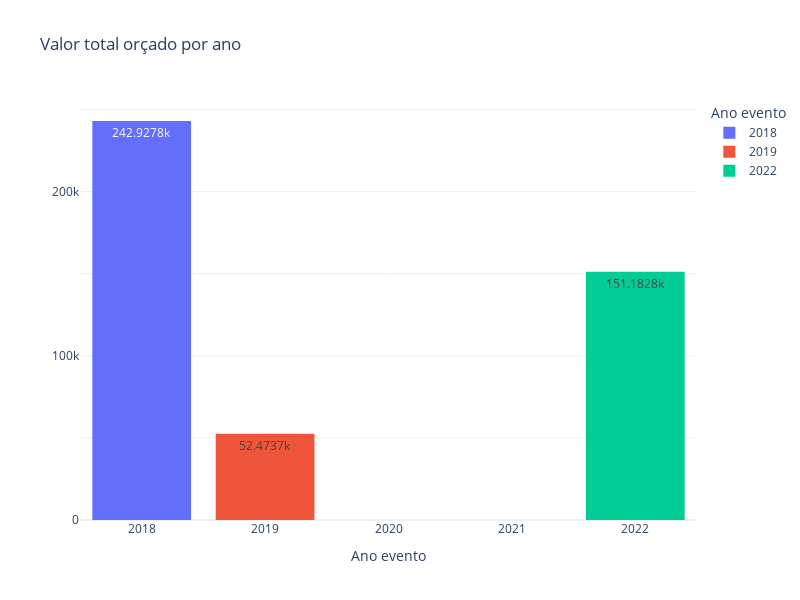

The notebook cell saved with this chart:
### Code cell
# fig = px.bar(df, x="ano_evento", y="valor_total", color="smoker", barmode="group")
fig = px.histogram(df, x="ano_evento", y="valor_total",
                   text_auto= True,
                   title= 'Valor total orçado por ano',
                   labels={'valor_total': 'Orçamentos', 'ano_evento': 'Ano evento'},
                   color= 'ano_evento')
fig.update_yaxes(title=None, ticklabelstep=2, showticklabels=True)
fig.update_layout(bargap=0.2)
fig.show()
fig.write_html("valor_ano.html")

### Figure 1 — Plotly figure (JSON) as saved in the notebook; plotly's stock layout.template omitted (floating-point values rounded to 4 significant figures)
{"data": [{"alignmentgroup": "True", "bingroup": "x", "histfunc": "sum", "hovertemplate": "Ano evento=%{x}<br>sum of Orçamentos=%{y}<extra></extra>", "legendgroup": "2018", "marker": {"color": "#636efa", "pattern": {"shape": ""}}, "name": "2018", "offsetgroup": "2018", "orientation": "v", "showlegend": true, "texttemplate": "%{value}", "type": "histogram", "x": [2018, 2018, 2018, 2018, 2018, 2018, 2018, 2018, 2018, 2018, 2018, 2018, 2018, 2018, 2018, 2018, 2018, 2018, 2018, 2018, 2018, 2018, 2018, 2018, 2018, 2018, 2018, 2018, 2018, 2018, 2018, 2018, 2018, 2018, 2018, 2018, 2018, 2018, 2018, 2018, 2018, 2018, 2018, 2018, 2018, 2018, 2018, 2018, 2018], "xaxis": "x", "y": [21450.0, 4631, 12100, 7214.0, 14125, 11505, 11710.0, 4830, 0, 11484, 3960, 5940, 4451, 7000, 6600, 0, 6613, 5510, 5940, 6518, 5750, 13650, 4950, 10500, 6320, 7100, 7920, 2520, 10090, 8712, 6336, 6245.0, 1255, 0, 0, 0, 0, 0, 0, 0, 0, 0, 0, 0, 0, 0, 0, 0, 0], "yaxis": "y"}, {"alignmentgroup": "True", "bingroup": "x", "histfunc": "sum", "hovertemplate": "Ano evento=%{x}<br>sum of Orçamentos=%{y}<extra></extra>", "legendgroup": "2019", "marker": {"color": "#EF553B", "pattern": {"shape": ""}}, "name": "2019", "offsetgroup": "2019", "orientation": "v", "showlegend": true, "texttemplate": "%{value}", "type": "histogram", "x": [2019, 2019, 2019, 2019, 2019, 2019, 2019, 2019, 2019, 2019, 2019, 2019, 2019, 2019, 2019, 2019, 2019], "xaxis": "x", "y": [5606.0, 6160, 16115, 7762.0, 9750, 0, 7080, 0, 0, 0, 0, 0, 0, 0, 0, 0, 0], "yaxis": "y"}, {"alignmentgroup": "True", "bingroup": "x", "histfunc": "sum", "hovertemplate": "Ano evento=%{x}<br>sum of Orçamentos=%{y}<extra></extra>", "legendgroup": "2022", "marker": {"color": "#00cc96", "pattern": {"shape": ""}}, "name": "2022", "offsetgroup": "2022", "orientation": "v", "showlegend": true, "texttemplate": "%{value}", "type": "histogram", "x": [2022, 2022, 2022, 2022, 2022, 2022, 2022, 2022, 2022, 2022, 2022, 2022, 2022, 2022, 2022, 2022, 2022, 2022, 2022, 2022, 2022, 2022, 2022, 2022, 2022, 2022, 2022, 2022, 2022, 2022, 2022, 2022, 2022, 2022], "xaxis": "x", "y": [0, 0, 9787, 6900, 4213, 0, 0, 0, 0, 9067.0, 7650, 5500, 12750, 4213, 6625, 6250, 3975, 4500, 6750, 5000, 4213, 4213, 22000, 0, 0, 5100, 5625, 4213, 4213, 0, 0, 0, 4213, 4213], "yaxis": "y"}], "layout": {"bargap": 0.2, "barmode": "relative", "height": 600, "legend": {"title": {"text": "Ano evento"}, "tracegroupgap": 0}, "title": {"text": "Valor total orçado por ano"}, "width": 800, "xaxis": {"anchor": "y", "categoryarray": [2018, 2019, 2022], "categoryorder": "array", "domain": [0, 1], "title": {"text": "Ano evento"}}, "yaxis": {"anchor": "x", "domain": [0, 1], "showticklabels": true, "ticklabelstep": 2, "title": {}}}}
